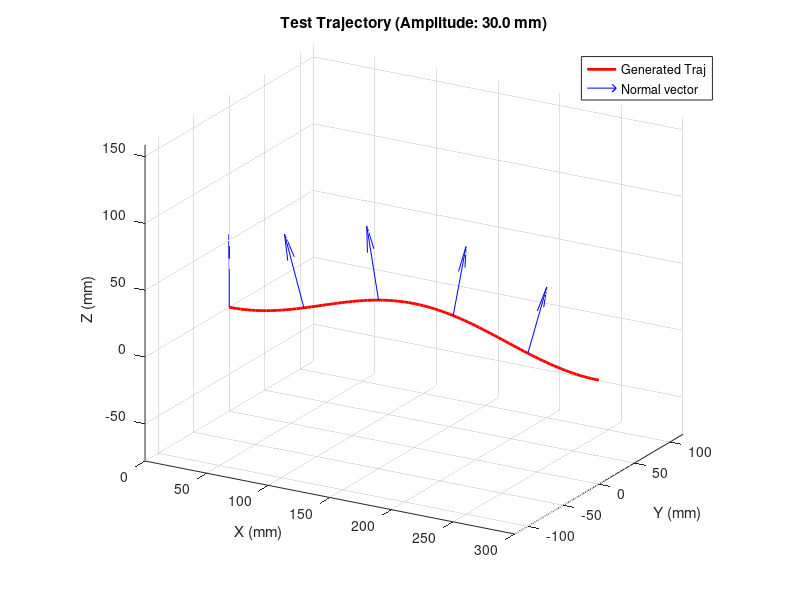

Write MATLAB code to recreate this figure. (Note: this script raises an error after producing the figure.)
%% 테스트 경로 생성 스크립트
% 설명: 위로 볼록한 완만한 곡률을 가진 3D 경로와 법선 벡터를 생성하여
%       'test_curve_traj.csv' 파일로 저장합니다.
% 생성 경로: X축을 따라 진행하며 Z축 방향으로 부드러운 언덕 모양을 가집니다.

clear;
close all;
clc;

%% 1. 경로 파라미터 설정
disp('1. 경로 생성을 위한 파라미터를 설정합니다...');

path_length = 300.0;    % 경로의 총 길이 (X축 방향, mm)
amplitude = 30.0;       % 언덕의 높이 (Z축 방향, mm). 이 값이 클수록 곡률이 커집니다.
num_points = 100;      % 경로를 구성할 원본 점의 개수

fprintf('  - 경로 길이: %.1f mm\n', path_length);
fprintf('  - 언덕 높이: %.1f mm\n', amplitude);
fprintf('  - 점 개수: %d 개\n\n', num_points);

%% 2. 위치 데이터(P) 생성
disp('2. 경로의 위치 데이터를 생성합니다...');

% X축: 0부터 path_length까지 등간격으로 점 생성
x = linspace(0, path_length, num_points)';

% Y축: 0으로 고정 (XZ 평면 상의 커브)
y = zeros(num_points, 1);

% Z축: 코사인 함수를 이용하여 부드러운 언덕 모양 생성
% (1-cos) 형태를 사용하여 시작과 끝 지점의 높이와 기울기가 0이 되도록 함
z = amplitude * 0.5 * (1 - cos(2 * pi * x / path_length));

% 위치 데이터를 (N x 3) 행렬로 결합
P = [x, y, z];
fprintf('  -> 위치 데이터(P) 생성 완료.\n\n');

%% 3. 법선 벡터(N) 데이터 생성
disp('3. 경로의 법선 벡터를 계산합니다...');
% 표면이 z = f(x, y)로 정의될 때, 법선 벡터는 [-dz/dx, -dz/dy, 1]에 비례합니다.

% dz/dx: z를 x에 대해 미분 (기울기)
dz_dx = amplitude * 0.5 * (2 * pi / path_length) * sin(2 * pi * x / path_length);

% dz/dy: y는 x에 대한 함수가 아니므로 0
dz_dy = zeros(num_points, 1);

% 법선 벡터 (정규화 전)
N_unnormalized = [-dz_dx, -dz_dy, ones(num_points, 1)];

% 법선 벡터 정규화 (단위 벡터로 변환)
norms = vecnorm(N_unnormalized, 2, 2);
N = N_unnormalized ./ norms;

fprintf('  -> 법선 벡터(N) 계산 및 정규화 완료.\n\n');


%% 4. 생성된 경로 시각화
disp('4. 생성된 경로와 법선 벡터를 시각화합니다...');
figure('Name', 'Test Trajectory', 'NumberTitle', 'off');
hold on; grid on; axis equal;
plot3(P(:,1), P(:,2), P(:,3), 'r-', 'LineWidth', 2, 'DisplayName', 'Generated Traj');

% 법선 벡터를 50개 점마다 하나씩 표시 (너무 많으면 보이지 않음)
quiver3(P(1:20:end,1), P(1:20:end,2), P(1:20:end,3), ...
        N(1:20:end,1), N(1:20:end,2), N(1:20:end,3), ...
        0.5, 'b', 'DisplayName', 'Normal vector'); % 벡터 길이는 0.5mm로 표현

title(sprintf('Test Trajectory (Amplitude: %.1f mm)', amplitude));
xlabel('X (mm)');
ylabel('Y (mm)');
zlabel('Z (mm)');
legend;
view(30, 20); % 3D 뷰 각도 조절
disp('  -> 시각화 완료.');


%% 5. CSV 파일로 저장
disp('5. 경로 데이터를 CSV 파일로 저장합니다...');
output_filename = 'test_curve_traj.csv';

% 위치(P)와 법선 벡터(N) 데이터를 하나의 행렬로 결합
output_data = [P, N];

% CSV 파일로 저장
writematrix(output_data, output_filename);

fprintf('\n==> 성공: 경로 데이터가 ''%s'' 파일로 저장되었습니다.\n', output_filename);
fprintf('    이제 MAIN_Curve_Path_Blending.m 스크립트를 실행하여 테스트할 수 있습니다.\n');